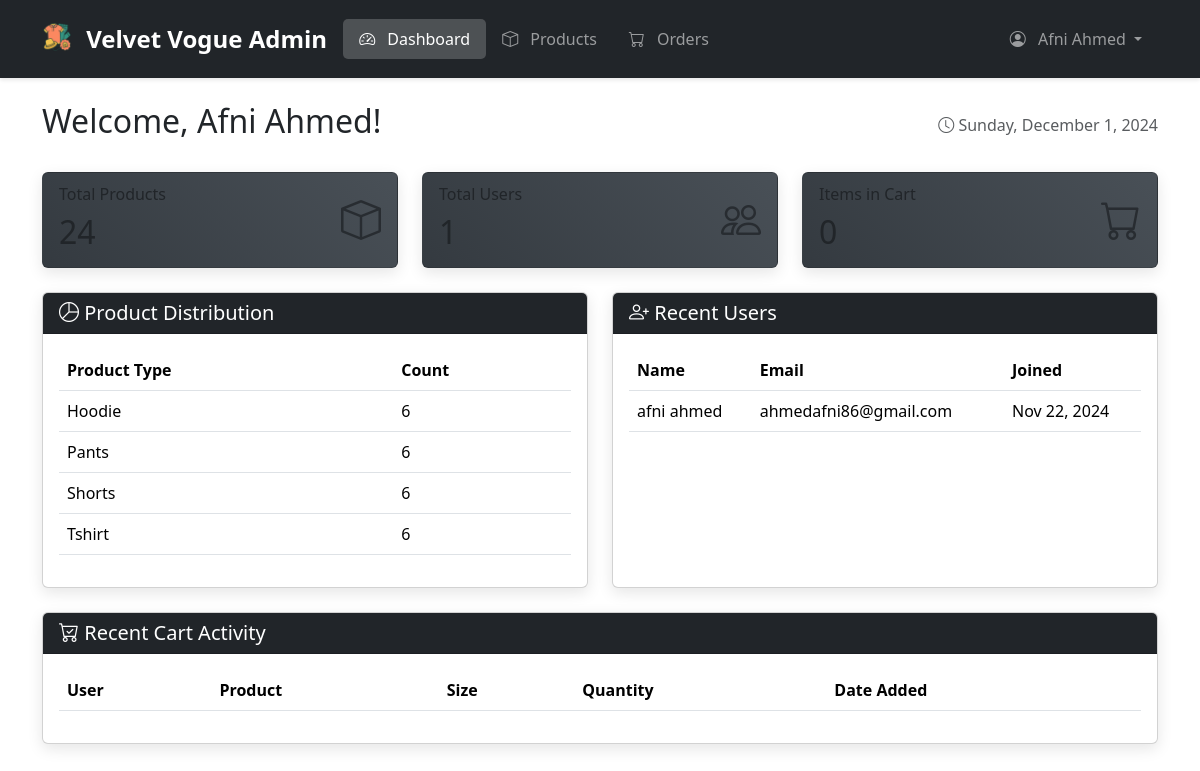
The page /Admin/index.php (signed in) on the database its author committed.
### tables this page shows
CREATE TABLE `users` (
  `id` int(11) NOT NULL,
  `full_name` varchar(255) NOT NULL,
  `home_address` text NOT NULL,
  `postal_code` varchar(20) NOT NULL,
  `email` varchar(255) NOT NULL,
  `password` varchar(255) NOT NULL,
  `created_at` timestamp NULL DEFAULT current_timestamp()
);

### Admin/index.php (the view, shortened to what this page needs)
<?php
require_once 'includes/config.php';
$sql = "SELECT COUNT(*) as total FROM products";
$result = $conn->query($sql);
$total_products = $result->fetch_assoc()['total'];
$sql = "SELECT COUNT(*) as total FROM users";
$result = $conn->query($sql);
$total_users = $result->fetch_assoc()['total'];
$sql = "SELECT COUNT(*) as total FROM cart";
$result = $conn->query($sql);
$total_cart_items = $result->fetch_assoc()['total'];
$sql = "SELECT product_type, COUNT(*) as count FROM products GROUP BY product_type";
$product_types = $conn->query($sql);
$sql = "SELECT * FROM users ORDER BY created_at DESC LIMIT 5";
$recent_users = $conn->query($sql);
?>
<!DOCTYPE html>
<html lang="en">
<head>
    <link href="https://cdn.jsdelivr.net/npm/bootstrap@5.3.3/dist/css/bootstrap.min.css" rel="stylesheet">
    <link rel="stylesheet" href="https://cdn.jsdelivr.net/npm/bootstrap-icons@1.11.3/font/bootstrap-icons.min.css">
</head>
<body>
    <?php include 'includes/header.php'; ?>
    <div class="container mt-4">
        <div class="d-flex justify-content-between align-items-center mb-4">
            <h2>Welcome, <?php echo $_SESSION['admin_name']; ?>!</h2>
            <div class="text-muted">
                <i class="bi bi-clock"></i>
                <?php echo date('l, F j, Y'); ?>
            </div>
        </div>
        <div class="row g-4 mb-4">
            <div class="col-md-4">
                <div class="card stats-card h-100">
                    <div class="card-body">
                        <div class="d-flex justify-content-between align-items-center">
                            <div>
                                <h6 class="card-subtitle mb-2">Total Products</h6>
                                <h2 class="card-title mb-0"><?php echo $total_products; ?></h2>
                            </div>
                            <div class="stats-icon">
                                <i class="bi bi-box"></i>
                            </div>
                        </div>
                    </div>
                </div>
            </div>
            <div class="col-md-4">
                <div class="card stats-card h-100">
                    <div class="card-body">
                        <div class="d-flex justify-content-between align-items-center">
                            <div>
                                <h6 class="card-subtitle mb-2">Total Users</h6>
                                <h2 class="card-title mb-0"><?php echo $total_users; ?></h2>
                            </div>
                            <div class="stats-icon">
                                <i class="bi bi-people"></i>
                            </div>
                        </div>
                    </div>
                </div>
            </div>
            <div class="col-md-4">
                <div class="card stats-card h-100">
                    <div class="card-body">
                        <div class="d-flex justify-content-between align-items-center">
                            <div>
                                <h6 class="card-subtitle mb-2">Items in Cart</h6>
                                <h2 class="card-title mb-0"><?php echo $total_cart_items; ?></h2>
                            </div>
                            <div class="stats-icon">
                                <i class="bi bi-cart"></i>
                            </div>
                        </div>
                    </div>
                </div>
            </div>
        </div>
        <div class="row g-4">
            <div class="col-md-6">
                <div class="card h-100">
                    <div class="card-header bg-dark text-white">
                        <h5 class="mb-0">
                            <i class="bi bi-pie-chart"></i> Product Distribution
                        </h5>
                    </div>
                    <div class="card-body">
                        <div class="table-responsive">
                            <table class="table">
                                <thead>
                                    <tr>
                                        <th>Product Type</th>
                                        <th>Count</th>
                                    </tr>
                                </thead>
                                <tbody>
                                    <?php while($type = $product_types->fetch_assoc()): ?>
                                    <tr>
                                        <td><?php echo ucfirst($type['product_type']); ?></td>
                                        <td><?php echo $type['count']; ?></td>
                                    </tr>
                                    <?php endwhile; ?>
                                </tbody>
                            </table>
                        </div>
                    </div>
                </div>
            </div>
            <div class="col-md-6">
                <div class="card h-100">
                    <div class="card-header bg-dark text-white">
                        <h5 class="mb-0">
                            <i class="bi bi-person-plus"></i> Recent Users
                        </h5>
                    </div>
                    <div class="card-body recent-activity">
                        <div class="table-responsive">
                            <table class="table">
                                <thead>
                                    <tr>
                                        <th>Name</th>
                                        <th>Email</th>
                                        <th>Joined</th>
                                    </tr>
                                </thead>
                                <tbody>
                                    <?php while($user = $recent_users->fetch_assoc()): ?>
                                    <tr>
                                        <td><?php echo $user['full_name']; ?></td>
                                        <td><?php echo $user['email']; ?></td>
                                        <td><?php echo date('M d, Y', strtotime($user['created_at'])); ?></td>
                                    </tr>
                                    <?php endwhile; ?>
                                </tbody>
                            </table>
                        </div>
                    </div>
                </div>
            </div>
            <div class="col-12">
                <div class="card">
                    <div class="card-header bg-dark text-white">
                        <h5 class="mb-0">
                            <i class="bi bi-cart-check"></i> Recent Cart Activity
                        </h5>
                    </div>
                    <div class="card-body recent-activity">
                        <div class="table-responsive">
                            <table class="table">
                                <thead>
                                    <tr>
                                        <th>User</th>
                                        <th>Product</th>
                                        <th>Size</th>
                                        <th>Quantity</th>
                                        <th>Date Added</th>
                                    </tr>
                                </thead>
                            </table>
                        </div>
                    </div>
                </div>
            </div>
        </div>
    </div>
</body>
</html>

### Admin/index.php (style rules this page uses)
body { background-color: #f8f9fa; font-family: 'Arial', sans-serif; }
.card { border: none; border-radius: 15px; box-shadow: 0 5px 15px rgba(0, 0, 0, 0.1); transition: transform 0.3s ease; }
.stats-card { background: linear-gradient(45deg, #343a40, #495057); color: white; }
.stats-icon { font-size: 2.5rem; opacity: 0.8; }
.recent-activity { max-height: 400px; overflow-y: auto; }

### rows shown on the page
users: full_name "afni ahmed", email "ahmedafni86@gmail.com", created_at "Nov 22, 2024"

### other values the page prints
$_SESSION['admin_name'] "Afni Ahmed"
$total_products "24"
$total_users "1"
$total_cart_items "0"
$type['product_type'] "Hoodie"
$type['count'] "6"
$type['product_type'] "Pants"
$type['product_type'] "Shorts"
$type['product_type'] "Tshirt"
